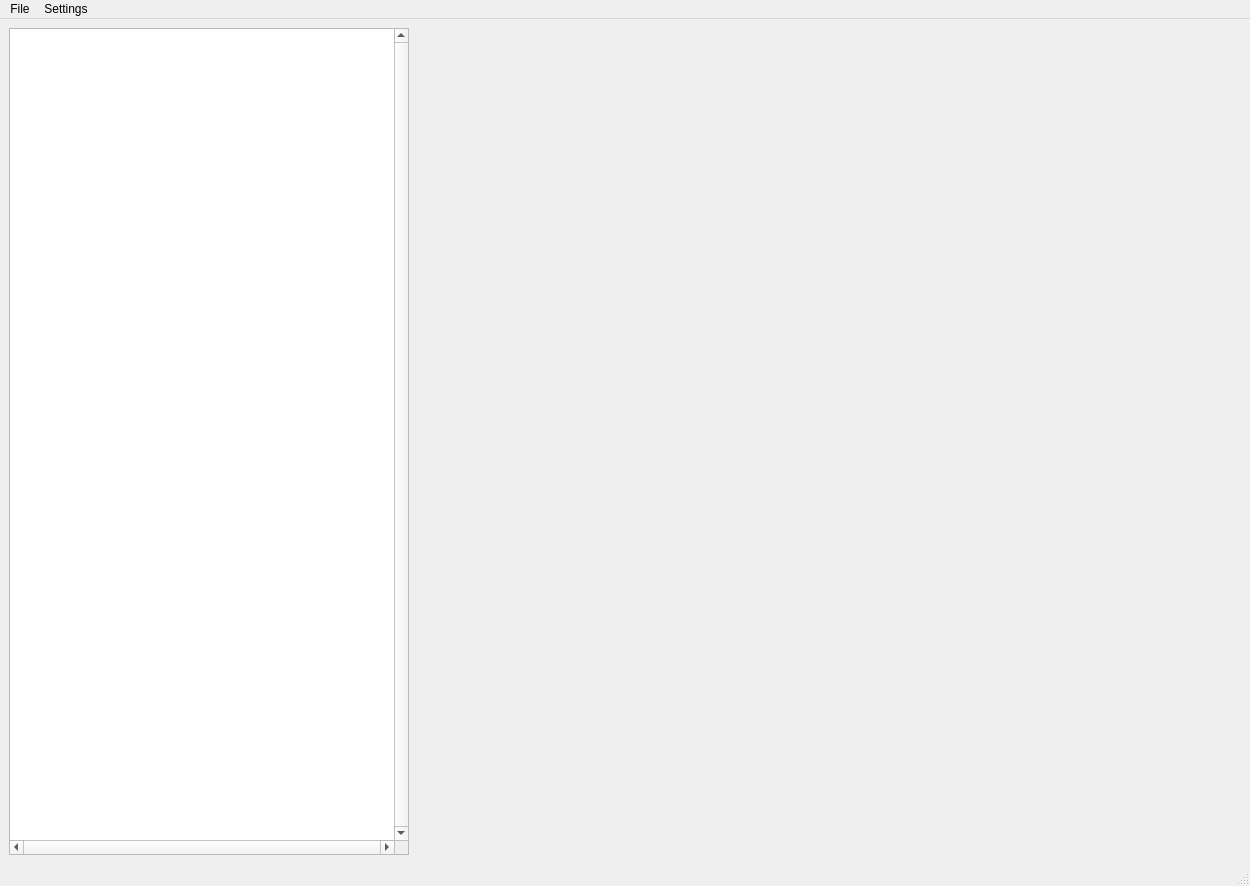
<?xml version="1.0" encoding="UTF-8"?>
<ui version="4.0">
 <class>MainWindow</class>
 <widget class="QMainWindow" name="MainWindow">
  <property name="geometry">
   <rect>
    <x>0</x>
    <y>0</y>
    <width>1250</width>
    <height>886</height>
   </rect>
  </property>
  <property name="sizePolicy">
   <sizepolicy hsizetype="Expanding" vsizetype="Expanding">
    <horstretch>0</horstretch>
    <verstretch>0</verstretch>
   </sizepolicy>
  </property>
  <property name="minimumSize">
   <size>
    <width>2</width>
    <height>2</height>
   </size>
  </property>
  <property name="windowTitle">
   <string>MainWindow</string>
  </property>
  <widget class="QWidget" name="centralwidget">
   <layout class="QHBoxLayout" name="horizontalLayout_2">
    <item>
     <layout class="QHBoxLayout" name="horizontalLayout">
      <item>
       <widget class="QTreeView" name="Model">
        <property name="sizePolicy">
         <sizepolicy hsizetype="Expanding" vsizetype="Expanding">
          <horstretch>0</horstretch>
          <verstretch>0</verstretch>
         </sizepolicy>
        </property>
        <property name="minimumSize">
         <size>
          <width>400</width>
          <height>0</height>
         </size>
        </property>
        <property name="maximumSize">
         <size>
          <width>400</width>
          <height>16777215</height>
         </size>
        </property>
        <property name="frameShape">
         <enum>QFrame::StyledPanel</enum>
        </property>
        <property name="verticalScrollBarPolicy">
         <enum>Qt::ScrollBarAlwaysOn</enum>
        </property>
        <property name="horizontalScrollBarPolicy">
         <enum>Qt::ScrollBarAlwaysOn</enum>
        </property>
        <property name="sizeAdjustPolicy">
         <enum>QAbstractScrollArea::AdjustToContents</enum>
        </property>
        <property name="textElideMode">
         <enum>Qt::ElideNone</enum>
        </property>
        <property name="horizontalScrollMode">
         <enum>QAbstractItemView::ScrollPerItem</enum>
        </property>
        <property name="autoExpandDelay">
         <number>-1</number>
        </property>
        <property name="indentation">
         <number>10</number>
        </property>
        <property name="sortingEnabled">
         <bool>false</bool>
        </property>
        <property name="allColumnsShowFocus">
         <bool>false</bool>
        </property>
        <property name="wordWrap">
         <bool>false</bool>
        </property>
        <property name="headerHidden">
         <bool>true</bool>
        </property>
        <attribute name="headerVisible">
         <bool>false</bool>
        </attribute>
        <attribute name="headerMinimumSectionSize">
         <number>50</number>
        </attribute>
        <attribute name="headerDefaultSectionSize">
         <number>250</number>
        </attribute>
        <attribute name="headerStretchLastSection">
         <bool>true</bool>
        </attribute>
       </widget>
      </item>
      <item>
       <widget class="QStackedWidget" name="WorkingSpace">
        <property name="sizePolicy">
         <sizepolicy hsizetype="Expanding" vsizetype="Expanding">
          <horstretch>1</horstretch>
          <verstretch>1</verstretch>
         </sizepolicy>
        </property>
        <property name="currentIndex">
         <number>2</number>
        </property>
        <widget class="QWidget" name="fit2Dpage">
         <property name="sizePolicy">
          <sizepolicy hsizetype="Expanding" vsizetype="Expanding">
           <horstretch>1</horstretch>
           <verstretch>1</verstretch>
          </sizepolicy>
         </property>
         <layout class="QVBoxLayout" name="verticalLayout">
          <item>
           <layout class="QHBoxLayout" name="UpperPlots"/>
          </item>
          <item>
           <spacer name="verticalSpacer">
            <property name="orientation">
             <enum>Qt::Vertical</enum>
            </property>
            <property name="sizeType">
             <enum>QSizePolicy::Fixed</enum>
            </property>
            <property name="sizeHint" stdset="0">
             <size>
              <width>1</width>
              <height>1</height>
             </size>
            </property>
           </spacer>
          </item>
          <item>
           <layout class="QHBoxLayout" name="MainPlot"/>
          </item>
          <item>
           <spacer name="verticalSpacer_2">
            <property name="orientation">
             <enum>Qt::Vertical</enum>
            </property>
            <property name="sizeType">
             <enum>QSizePolicy::Fixed</enum>
            </property>
            <property name="sizeHint" stdset="0">
             <size>
              <width>1</width>
              <height>1</height>
             </size>
            </property>
           </spacer>
          </item>
          <item>
           <layout class="QHBoxLayout" name="BottomPanel"/>
          </item>
         </layout>
        </widget>
        <widget class="QWidget" name="fit3Dpage">
         <layout class="QHBoxLayout" name="horizontalLayout_5">
          <item>
           <layout class="QHBoxLayout" name="PanelContainer">
            <item>
             <layout class="QVBoxLayout" name="LeftPanel"/>
            </item>
            <item>
             <layout class="QVBoxLayout" name="RightPanel"/>
            </item>
           </layout>
          </item>
         </layout>
        </widget>
        <widget class="QWidget" name="dataInspect">
         <layout class="QHBoxLayout" name="horizontalLayout_3">
          <item>
           <layout class="QVBoxLayout" name="inspectLayout">
            <item>
             <layout class="QGridLayout" name="inspectPlots"/>
            </item>
           </layout>
          </item>
         </layout>
        </widget>
       </widget>
      </item>
     </layout>
    </item>
   </layout>
  </widget>
  <widget class="QMenuBar" name="menubar">
   <property name="geometry">
    <rect>
     <x>0</x>
     <y>0</y>
     <width>1250</width>
     <height>21</height>
    </rect>
   </property>
   <widget class="QMenu" name="menuFile">
    <property name="title">
     <string>File</string>
    </property>
    <addaction name="actionSave"/>
    <addaction name="actionLoad"/>
    <addaction name="actionImport"/>
   </widget>
   <widget class="QMenu" name="menuSettings">
    <property name="title">
     <string>Settings</string>
    </property>
   </widget>
   <addaction name="menuFile"/>
   <addaction name="menuSettings"/>
  </widget>
  <widget class="QStatusBar" name="statusbar"/>
  <action name="actionSave">
   <property name="text">
    <string>Save</string>
   </property>
  </action>
  <action name="actionLoad">
   <property name="text">
    <string>Load</string>
   </property>
  </action>
  <action name="actionImport">
   <property name="text">
    <string>Import</string>
   </property>
  </action>
 </widget>
 <resources/>
 <connections/>
</ui>
